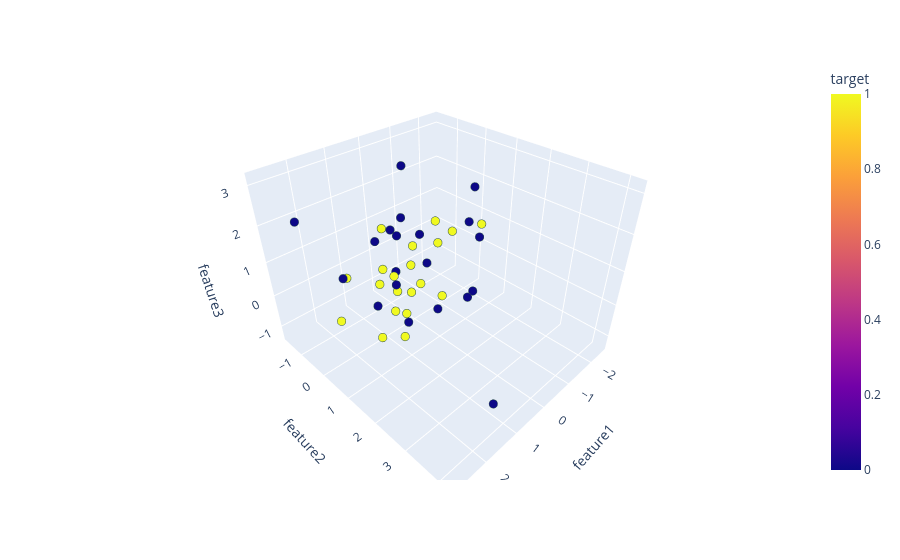

Notebook cell for this chart:
### Code cell
import plotly.express as px

fig = px.scatter_3d(df,x='feature1',y='feature2',z='feature3',color='target')

fig.update_traces(marker=dict(size=5,line=dict(width=2,color='DarkSlateGrey')),selector=dict(mode='markers'))

fig.show()

### Figure 1 — Plotly figure (JSON) as saved in the notebook; plotly's stock layout.template omitted (floating-point values rounded to 4 significant figures)
{"data": [{"hovertemplate": "feature1=%{x}<br>feature2=%{y}<br>feature3=%{z}<br>target=%{marker.color}<extra></extra>", "legendgroup": "", "marker": {"color": [1, 0, 1, 1, 1, 0, 0, 1, 0, 0, 0, 1, 1, 1, 0, 0, 1, 1, 1, 0, 0, 0, 0, 1, 0, 0, 0, 0, 1, 1, 0, 0, 0, 1, 1, 1, 1, 1, 0, 1], "coloraxis": "coloraxis", "line": {"color": "DarkSlateGrey", "width": 2}, "size": 5, "symbol": "circle"}, "mode": "markers", "name": "", "scene": "scene", "showlegend": false, "type": "scatter3d", "x": [-0.3675, 0.1771, 0.4206, 1.968, -2.506, 1.425, 2.224, 0.3223, -0.7233, 2.823, -1.39, -0.3316, 0.667, -1.01, 0.3849, 1.677, 0.2411, -0.04544, -0.9926, 1.438, 0.2907, 0.7319, -1.028, -0.4208, -0.7643, 2.011, 0.8989, 1.01, 0.9486, 1.415, 1.251, 0.2046, 0.7489, 1.045, -1.838, 0.1901, -0.02254, 1.267, 1.234, 1.772], "y": [-1.137, -0.5981, 0.4116, -0.5478, 0.147, 1.441, 0.2304, 0.06034, 1.461, -0.3329, 0.6667, -1.632, 0.02581, 0.4417, 1.324, 4.188, -0.9525, 1.041, -0.1613, 1.1, 0.867, 0.5174, 1.131, -0.552, 1.567, 1.921, 0.436, 1.438, 0.7017, 0.4577, 0.1864, -0.01154, 2.593, 0.5382, -0.9388, 0.5121, 0.01342, 0.1736, 0.05278, -0.3475], "z": [-1.322, 1.227, -0.07132, -0.6794, 0.6062, 0.1826, 1.192, -1.043, -0.08537, 2.637, 1.344, 0.6191, -0.7776, 1.129, -0.1032, -0.08056, -0.1363, -0.09403, 1.192, 1.065, 0.9826, 2.245, 2.603, -0.1211, 1.549, 2.933, 0.821, 2.328, -1.051, 0.7289, 1.704, 3.151, 1.171, 0.8121, -0.2018, 0.1315, 0.9359, -1.223, -0.2616, 0.6701]}], "layout": {"coloraxis": {"colorbar": {"title": {"text": "target"}}, "colorscale": [[0, "#0d0887"], [0.1111, "#46039f"], [0.2222, "#7201a8"], [0.3333, "#9c179e"], [0.4444, "#bd3786"], [0.5556, "#d8576b"], [0.6667, "#ed7953"], [0.7778, "#fb9f3a"], [0.8889, "#fdca26"], [1, "#f0f921"]]}, "legend": {"tracegroupgap": 0}, "margin": {"t": 60}, "scene": {"domain": {"x": [0, 1], "y": [0, 1]}, "xaxis": {"title": {"text": "feature1"}}, "yaxis": {"title": {"text": "feature2"}}, "zaxis": {"title": {"text": "feature3"}}}}}
